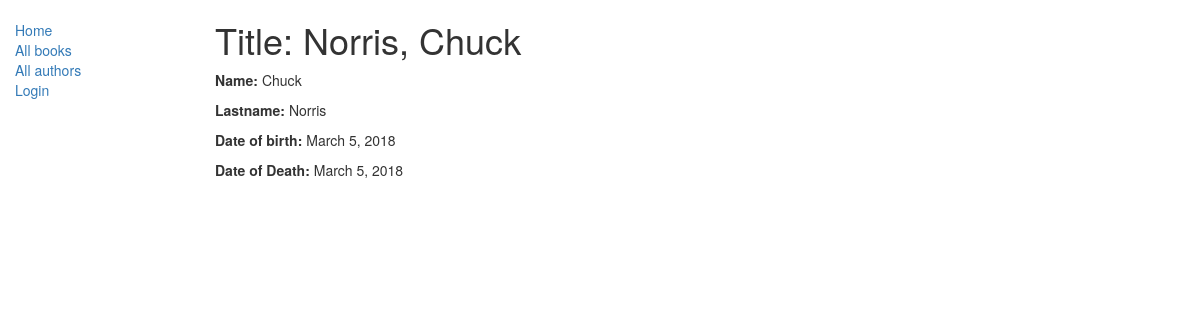
Page /catalog/authors/1 on the committed database.
### catalog/models.py (models this page shows, shortened)
class Author(models.Model):
    first_name = models.CharField(max_length=100)
    last_name = models.CharField(max_length=100)
    date_of_birth = models.DateField(null=True, blank=True)
    date_of_death = models.DateField('died', null=True, blank=True)
    class Meta:
        ordering = ["last_name", "first_name"]
    def __str__(self):
        return '{0}, {1}'.format(self.last_name, self.first_name)

### catalog/views.py (the view)
# urls.py: path('authors/<int:pk>', views.AuthorDetailView.as_view(), name='author-detail'),
class AuthorDetailView(generic.DetailView):
    model = Author

### catalog/templates/catalog/author_detail.html
{% extends "base_generic.html" %}
{% block content %}
  <h1>Title: {{ author }}</h1>
  <p><strong>Name:</strong> {{ author.first_name }}</p>
  <p><strong>Lastname:</strong> {{ author.last_name }}</p>
  <p><strong>Date of birth:</strong> {{ author.date_of_birth }}</p>
  <p><strong>Date of Death:</strong> {{ author.date_of_death }}</p>
{% endblock %}

### rows in the picture
Author: last_name+first_name "Norris, Chuck", first_name "Chuck", last_name "Norris", date_of_birth "March 5, 2018", date_of_death "March 5, 2018"
